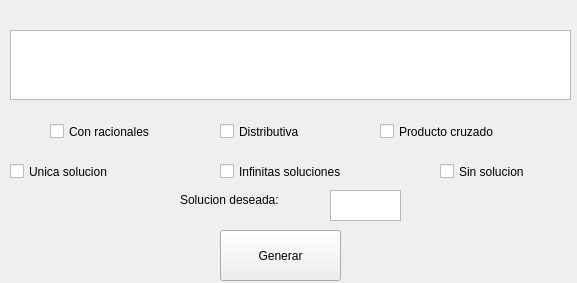
<?xml version="1.0" encoding="UTF-8"?>
<ui version="4.0">
 <class>MainWindow</class>
 <widget class="QMainWindow" name="MainWindow">
  <property name="geometry">
   <rect>
    <x>0</x>
    <y>0</y>
    <width>577</width>
    <height>283</height>
   </rect>
  </property>
  <property name="windowTitle">
   <string>EquGen v1.0</string>
  </property>
  <widget class="QWidget" name="centralWidget">
   <widget class="QPushButton" name="btnGen">
    <property name="geometry">
     <rect>
      <x>220</x>
      <y>230</y>
      <width>121</width>
      <height>51</height>
     </rect>
    </property>
    <property name="autoFillBackground">
     <bool>true</bool>
    </property>
    <property name="text">
     <string>Generar</string>
    </property>
   </widget>
   <widget class="QTextEdit" name="txtSol">
    <property name="enabled">
     <bool>true</bool>
    </property>
    <property name="geometry">
     <rect>
      <x>330</x>
      <y>190</y>
      <width>71</width>
      <height>31</height>
     </rect>
    </property>
    <property name="html">
     <string>&lt;!DOCTYPE HTML PUBLIC &quot;-//W3C//DTD HTML 4.0//EN&quot; &quot;http://www.w3.org/TR/REC-html40/strict.dtd&quot;&gt;
&lt;html&gt;&lt;head&gt;&lt;meta name=&quot;qrichtext&quot; content=&quot;1&quot; /&gt;&lt;style type=&quot;text/css&quot;&gt;
p, li { white-space: pre-wrap; }
&lt;/style&gt;&lt;/head&gt;&lt;body style=&quot; font-family:'Ubuntu'; font-size:11pt; font-weight:400; font-style:normal;&quot;&gt;
&lt;p style=&quot;-qt-paragraph-type:empty; margin-top:0px; margin-bottom:0px; margin-left:0px; margin-right:0px; -qt-block-indent:0; text-indent:0px;&quot;&gt;&lt;br /&gt;&lt;/p&gt;&lt;/body&gt;&lt;/html&gt;</string>
    </property>
   </widget>
   <widget class="QLabel" name="label">
    <property name="geometry">
     <rect>
      <x>180</x>
      <y>190</y>
      <width>121</width>
      <height>20</height>
     </rect>
    </property>
    <property name="text">
     <string>Solucion deseada:</string>
    </property>
   </widget>
   <widget class="QCheckBox" name="chkBoxRat">
    <property name="geometry">
     <rect>
      <x>50</x>
      <y>120</y>
      <width>121</width>
      <height>23</height>
     </rect>
    </property>
    <property name="text">
     <string>Con racionales</string>
    </property>
    <property name="checked">
     <bool>false</bool>
    </property>
   </widget>
   <widget class="QCheckBox" name="chkBoxCruz">
    <property name="geometry">
     <rect>
      <x>380</x>
      <y>120</y>
      <width>141</width>
      <height>23</height>
     </rect>
    </property>
    <property name="text">
     <string>Producto cruzado</string>
    </property>
   </widget>
   <widget class="QCheckBox" name="chkBoxDist">
    <property name="geometry">
     <rect>
      <x>220</x>
      <y>120</y>
      <width>111</width>
      <height>23</height>
     </rect>
    </property>
    <property name="text">
     <string>Distributiva</string>
    </property>
   </widget>
   <widget class="QTextEdit" name="txtEqu">
    <property name="geometry">
     <rect>
      <x>10</x>
      <y>30</y>
      <width>561</width>
      <height>70</height>
     </rect>
    </property>
   </widget>
   <widget class="QLabel" name="background">
    <property name="geometry">
     <rect>
      <x>0</x>
      <y>0</y>
      <width>591</width>
      <height>281</height>
     </rect>
    </property>
    <property name="text">
     <string/>
    </property>
   </widget>
   <widget class="QCheckBox" name="chkBoxCD">
    <property name="geometry">
     <rect>
      <x>10</x>
      <y>160</y>
      <width>191</width>
      <height>23</height>
     </rect>
    </property>
    <property name="text">
     <string>Unica solucion</string>
    </property>
   </widget>
   <widget class="QCheckBox" name="chkBoxCI">
    <property name="geometry">
     <rect>
      <x>220</x>
      <y>160</y>
      <width>211</width>
      <height>23</height>
     </rect>
    </property>
    <property name="text">
     <string>Infinitas soluciones</string>
    </property>
   </widget>
   <widget class="QCheckBox" name="chkBoxInc">
    <property name="geometry">
     <rect>
      <x>440</x>
      <y>160</y>
      <width>111</width>
      <height>23</height>
     </rect>
    </property>
    <property name="text">
     <string>Sin solucion</string>
    </property>
   </widget>
   <zorder>background</zorder>
   <zorder>btnGen</zorder>
   <zorder>txtSol</zorder>
   <zorder>label</zorder>
   <zorder>chkBoxRat</zorder>
   <zorder>chkBoxCruz</zorder>
   <zorder>chkBoxDist</zorder>
   <zorder>txtEqu</zorder>
   <zorder>chkBoxCD</zorder>
   <zorder>chkBoxCI</zorder>
   <zorder>chkBoxInc</zorder>
  </widget>
  <widget class="QMenuBar" name="menuBar">
   <property name="geometry">
    <rect>
     <x>0</x>
     <y>0</y>
     <width>577</width>
     <height>22</height>
    </rect>
   </property>
  </widget>
 </widget>
 <layoutdefault spacing="6" margin="11"/>
 <resources/>
 <connections/>
</ui>
